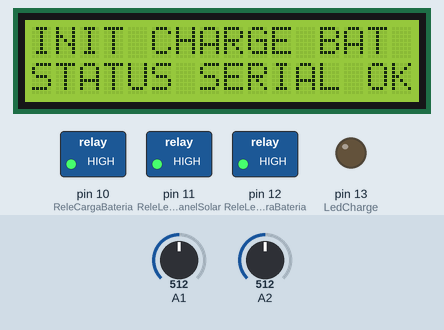
The sketch below on a simulated Arduino Uno, built with avr-gcc and run on an emulated ATmega328P. On the bench: 16×2 character LCD, switched loads named in the sketch (green lamp = pin HIGH), output pins drawn as LEDs (lit = HIGH). Inputs (shaded band) come from the test bench; at power-on: A2 = 512, A1 = 512. What the sketch prints to the serial monitor is not drawn.

Above: at 2.2 s.
At 5.3 s:
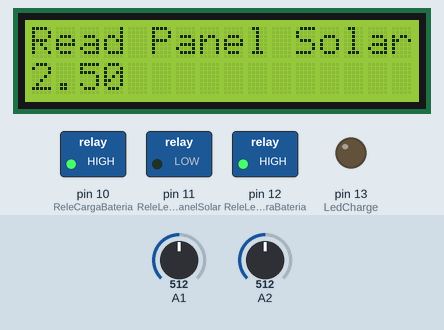
5.4 s: A2 set to 716
At 6.4 s:
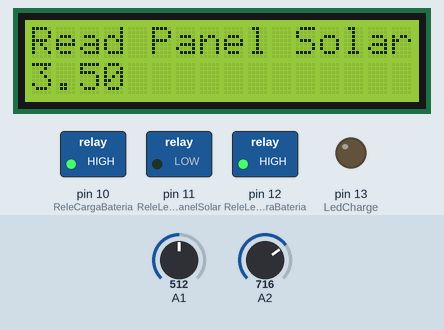
7.0 s: A2 set to 900
At 8.3 s:
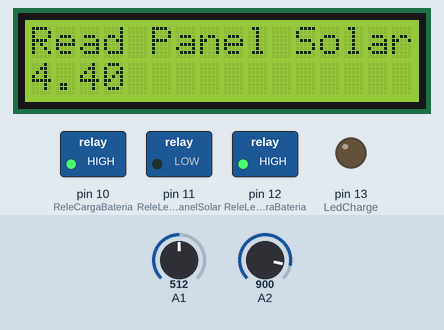
8.6 s: A2 set to 1023
At 27.0 s:
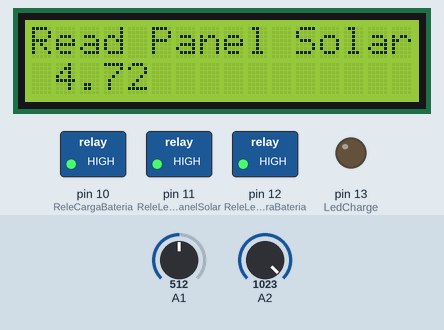
Timing chart, 0 to 32.3 s (numbered marks = the images above; inputs shaded):
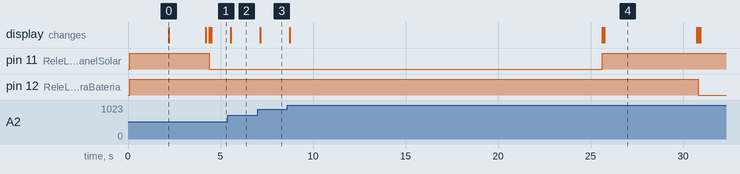

Measured:
- after the input at 5.4 s, the display: changes after 0.15 s (image 2)
- after the input at 7.0 s, the display: changes after 0.14 s (image 3)
- what the display in image 0 shows lasts 2.0 s, from 2.2 s to 4.2 s

The sketch:

Bomba_giovani.ino
```cpp
#include <Wire.h>
#include <LiquidCrystal_I2C.h>
float constante = 0.0048889;
int TimeOff = 0;
int TimeBomba = 300000; //5 minutos
int add = 1;
bool StatusBateria = false;
bool StatusPanel = false;
bool StatusCompleto = false;
int ReleLecturaBateria = 12;
int ReleLecturaPanelSolar = 11;
int ReleCargaBateria = 10;
int LedCharge = 13;
char Val1[8];
char Val2[8];
char LCDMSG[16];
LiquidCrystal_I2C lcd(0x3F, 2, 1, 0, 4, 5, 6, 7, 3, POSITIVE);
void setup()
{
    DisplayLCD("INIT CHARGE BAT", "12,11,10,A1,A2", 1, true,false);
    pinMode(ReleLecturaBateria, OUTPUT);
    digitalWrite(ReleLecturaBateria, HIGH);
    pinMode(ReleLecturaPanelSolar, OUTPUT);
    digitalWrite(ReleLecturaPanelSolar, HIGH);
    pinMode(ReleCargaBateria, OUTPUT);
    digitalWrite(ReleCargaBateria, HIGH);
    pinMode(LedCharge, OUTPUT);
    digitalWrite(LedCharge, LOW);
    delay(2000);
    DisplayLCD("INIT CHARGE BAT", "STATUS SERIAL OK", 2000, true,false);
    Serial.begin(9600);
}
void loop()
{
    //ProgramUno();
    ProgramaDos();
}
bool LecturaVoltajeBaterias(int PIN, int POUT, int Time, int Muestra, float VolMax, char display1[], int select)
{
    digitalWrite(PIN, HIGH);
    DisplayLCD(display1, "0.0", 1, true,false);
    Time = 1000 * Time;
    float Sampl1 = 0.0;
    float Sampl2 = 0.0;
    int Time2 = 0;
    digitalWrite(PIN, LOW);
    while (Time2 != Time)
    {
        for (int i = 0; i < Muestra; i++)
        {
            Sampl2 = analogRead(POUT);
            Sampl2 = ((Sampl2)*constante < 1.8) ? 0.0 : Sampl2;
            Sampl1 = Sampl1 + Sampl2;
            Sampl2 = Sampl2 * constante;
            Serial.print("Volt Medicion: ");
            Serial.println(Sampl2);
            delay(100);
            Time2 = Time2 + 100;
            dtostrf(Sampl2, 4, 2, LCDMSG);
            DisplayLCD(display1, LCDMSG, 1, false,false);
        }
        Serial.print("Time: ");
        Serial.println(Time2);
    }
    Sampl1 = (Sampl1 / (10 * (Time / 1000))) * constante;
    Serial.println();
    Serial.print("Muestra Promedio de carga: ");
    Serial.println(Sampl1);
    digitalWrite(PIN, HIGH);
    if (select == 1)
    {
        dtostrf(Sampl1, 5, 2, Val1);
        DisplayLCD(display1, Val1, 5000, true,false);
    }
    else
    {
        dtostrf(Sampl1, 5, 2, Val2);
        DisplayLCD(display1, Val2, 5000, true,false);
    }
    return (Sampl1 > VolMax) ? true : false;
}
void ProgramaDos()
{
    DisplayLCD("STADOS DE LOOP", "----------------", 1, true,false);
    StatusPanel = LecturaVoltajeBaterias(ReleLecturaPanelSolar, A2, 20, 10, 3.8, "Read Panel Solar", 1);
    while (StatusPanel)
    {
        StatusBateria = !LecturaVoltajeBaterias(ReleLecturaBateria, A1, 20, 10, 3, "Read Baterias", 2);
        while (StatusBateria)
        {
            DisplayLCD("Inicio Carga", "--", 1, true,false);
            Serial.println("Valores");
            Serial.print(Val1);
            Serial.print("Volt  ");
            Serial.print(Val2);
            Serial.println("Volt  ");
            digitalWrite(LedCharge, HIGH);
            digitalWrite(ReleCargaBateria, LOW);
            DisplayLCD("Inicio Carga", "--", 1, false,true);
            DisplayLCD("Fin Carga", "--", 10000, true,false);
            digitalWrite(LedCharge, LOW);
            digitalWrite(ReleCargaBateria, HIGH);
            StatusBateria = !LecturaVoltajeBaterias(ReleLecturaBateria, A1, 20, 10, 3, "Read Baterias", 2);
            delay(60000);
        }
    }
}
void ProgramUno()
{
    //1- Flotador de estanque enciende el arduino.
    //2- Por medio de la carga de bateria el arduino debe funcionar.
    //3- Imprimir en display estado de bateria,
    //4-
    DisplayLCD("STADOS DE LOOP", "----------------", 1, true,false);
    while (!StatusCompleto)
    {
        Serial.println();
        Serial.println("Lectura Panel ");
        StatusPanel = LecturaVoltajeBaterias(ReleLecturaPanelSolar, A2, 20, 10, 3.8, "Read Panel Solar", 1);
        if (StatusPanel)
        {
            while (!StatusBateria)
            {
                Serial.println("Comenzamos comprobacion de carga de bateria");
                TimeOff = TimeOff * add;
                Serial.print("Tiempo Stand-by: ");
                Serial.println(TimeOff);
                delay(TimeOff);
                Serial.println();
                Serial.println("Lectura bateria: ");
                add = add * 2;
                TimeOff = 2000;
                StatusBateria = !LecturaVoltajeBaterias(ReleLecturaBateria, A1, 20, 10, 3, "Read Baterias", 2);
                //si deseamos cargar la bateria pq está con falta de carga el retorno de esta funcion debe
                // ser falso, por tanto saldra del ciclo while y comenzara la carga, Si la bateria esta bajo 3Volt
                // la funcion retorna Falso, la negacion hara StatusBateria= true, pero la condicion negativa del ciclo
                // while no seguira, por tanto se sale del cilo cuandola funcion retorna False que esta bajo de 3V
            }
            StatusCompleto = true;
        }
        if (StatusCompleto)
        {
            DisplayLCD("Carga baterias", Val2, 1, true,false);
            Serial.print("Estado en carga de baterias, time programado por ciclo: ");
            Serial.println(TimeBomba);
            digitalWrite(LedCharge, HIGH);
            digitalWrite(ReleCargaBateria, LOW);
            delay(TimeBomba);
            StatusCompleto = false;
            StatusBateria = false;
            StatusPanel = false;
        }
    }
}
void DisplayLCD(char up[], char down[], int time, bool clear, bool iteration)
{
    if (clear)
    {
        lcd.clear();
        lcd.begin(16, 2);
        lcd.home();
        lcd.print(up);
    }
    if (iteration)
    {
        for (int i = 0; i <= 16; i++)
        {
            lcd.setCursor(i, 1);
            lcd.print('0');
            delay(30000);
        }
    }
    else
    {
        lcd.setCursor(0, 1);
        lcd.print(down);
        delay(time);
    }
}
```
